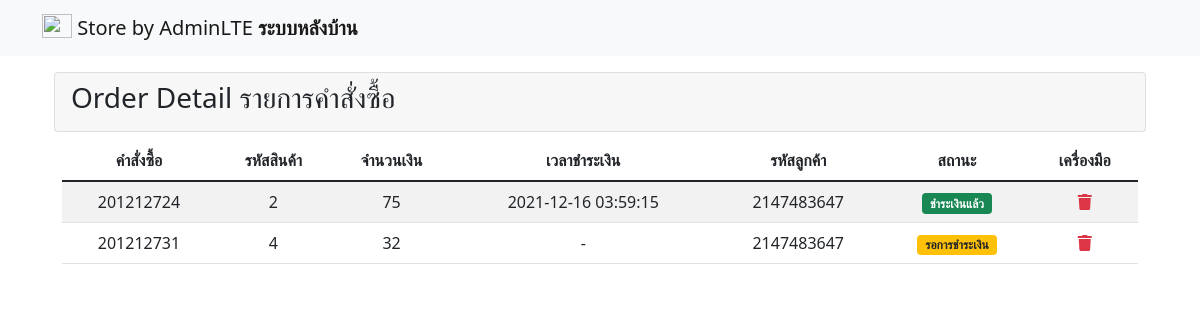
Page /dashboard.php on the committed database.
### tables this page shows
CREATE TABLE `order_detail` (
  `id` int(11) NOT NULL,
  `customer_id` int(11) NOT NULL,
  `product_id` int(11) NOT NULL,
  `date_order` timestamp NOT NULL DEFAULT current_timestamp() ON UPDATE current_timestamp(),
  `date_payment` timestamp NOT NULL DEFAULT current_timestamp(),
  `result_code` varchar(2) NOT NULL,
  `amount` double NOT NULL,
  `ref_no` varchar(15) NOT NULL,
  `gbp_ref_no` varchar(15) NOT NULL,
  `currency_code` varchar(3) NOT NULL
);

### env.php (called while the page is built, shortened)
<?php
    $host = 'https://localhost/DEENA/gbp/';
?>

### dashboard.php (the view, shortened to what this page needs)
<?php
    require_once('connetion.php');
    require('env.php');
    $sql_select_order = "SELECT * FROM order_detail";
    $result = mysqli_query($con, $sql_select_order);
    $rows_order = mysqli_fetch_all($result, MYSQLI_ASSOC);
?>
<!DOCTYPE html>
<html lang="en">
<head>
    <link rel="stylesheet" href="https://code.ionicframework.com/ionicons/2.0.1/css/ionicons.min.css">
    <link href="https://cdn.jsdelivr.net/npm/bootstrap@5.1.3/dist/css/bootstrap.min.css" rel="stylesheet">
    <link rel="stylesheet" href="https://pro.fontawesome.com/releases/v5.10.0/css/all.css"/>
</head>
<body class="hold-transition sidebar-mini">
<div class="wrapper">
    <nav class="navbar navbar-light bg-light">
        <div class="container">
            <a class="navbar-brand" href="<?= $host?>">
            <img src="https://cdn2.iconfinder.com/data/icons/real-estate-1-12/50/13-512.png" alt="" width="30" height="24" class="d-inline-block align-text-top">
            Store by AdminLTE<b> ระบบหลังบ้าน</b>
            </a>
        </div>
    </nav>
  <div class="container content-wrapper">
    <div class="content">
      <div class="container-fluid">
        <div class="row pt-3">
          <div class="col-lg-12">
                <div class="card">
                    <div class="card-header border-0">
                        <h3 class="card-title">Order Detail รายการคำสั่งซื้อ</h3>
                    </div>
                </div>
                <div class=" table-responsive p-2">
                    <table class="table table-striped table-valign-middle text-center">
                        <thead>
                        <tr>
                            <th>คำสั่งซื้อ</th>
                            <th>รหัสสินค้า</th>
                            <th>จำนวนเงิน</th>
                            <th>เวลาชำระเงิน</th>
                            <th>รหัสลูกค้า</th>
                            <th>สถานะ</th>
                            <th>เครื่องมือ</th>
                        </tr>
                        </thead>
                        <tbody>
                            <?php
                            for ($i=0; $i < count($rows_order) ; $i++) { ?>
                                <tr>
                                    <td><?= $rows_order[$i]['ref_no']?></td>
                                    <td><?= $rows_order[$i]['product_id']?></td>
                                    <td><?= $rows_order[$i]['amount']?></td>
                                    <td>
                                        <?php
                                            if($rows_order[$i]['result_code'] == '00'){
                                                echo $rows_order[$i]['date_payment'];
                                            }else{
                                                echo '-';
                                            }
                                        ?>
                                    </td>
                                    <td><?= $rows_order[$i]['customer_id']?></td>
                                    <td>
                                        <?php
                                            if($rows_order[$i]['result_code'] == '00'){
                                                echo '<span class="badge bg-success">ชำระเงินแล้ว</span>';
                                            }else{
                                                echo '<span class="badge bg-warning text-dark">รอการชำระเงิน</span>';
                                            }
                                        ?>
                                    </td>
                                    <td class="text-center"><a class="text-danger" href="delete.php?id=<?= $rows_order[$i]['id']?>"><i class="fas fa-trash"></i></a></td>
                                </tr>
                            <?php
                            }
                            ?>
                        </tbody>
                    </table>
                </div>
            </div>
        </div>
      </div>
    </div>
  </div>
</div>
</body>
</html>

### rows in the picture
order_detail: ref_no "201212724", product "2", amount "75", date_payment "2021-12-16 03:59:15", customer "2147483647", result_code "ชำระเงินแล้ว"
order_detail: ref_no "201212731", product "4", amount "32", customer "2147483647", result_code "รอการชำระเงิน"
